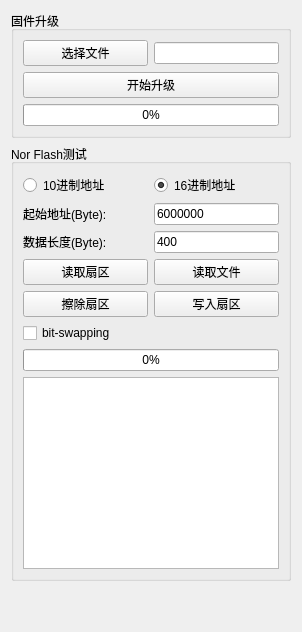
        <widget class="QWidget" name="tab_5">
         <attribute name="title">
          <string>update</string>
         </attribute>
         <layout class="QVBoxLayout" name="verticalLayout_6">
          <item>
           <widget class="QGroupBox" name="groupBox_2">
            <property name="title">
             <string>固件升级</string>
            </property>
            <layout class="QGridLayout" name="gridLayout_4">
             <item row="0" column="1">
              <widget class="QLineEdit" name="lineEdit_updateFilePath">
               <property name="sizePolicy">
                <sizepolicy hsizetype="Preferred" vsizetype="Fixed">
                 <horstretch>0</horstretch>
                 <verstretch>0</verstretch>
                </sizepolicy>
               </property>
              </widget>
             </item>
             <item row="0" column="0">
              <widget class="QPushButton" name="btn_selectUpdateFile">
               <property name="text">
                <string>选择文件</string>
               </property>
              </widget>
             </item>
             <item row="2" column="0" colspan="2">
              <widget class="QProgressBar" name="pBar_updateBin">
               <property name="sizePolicy">
                <sizepolicy hsizetype="Preferred" vsizetype="Fixed">
                 <horstretch>0</horstretch>
                 <verstretch>0</verstretch>
                </sizepolicy>
               </property>
               <property name="value">
                <number>0</number>
               </property>
              </widget>
             </item>
             <item row="1" column="0" colspan="2">
              <widget class="QPushButton" name="btn_startUpdate">
               <property name="text">
                <string>开始升级</string>
               </property>
              </widget>
             </item>
            </layout>
           </widget>
          </item>
          <item>
           <widget class="QGroupBox" name="groupBox_norFlashTest">
            <property name="title">
             <string>Nor Flash测试</string>
            </property>
            <layout class="QGridLayout" name="gridLayout_5">
             <item row="0" column="0">
              <widget class="QRadioButton" name="rBtnDecAddr">
               <property name="text">
                <string>10进制地址</string>
               </property>
              </widget>
             </item>
             <item row="3" column="0">
              <widget class="QPushButton" name="btn_norFlashRead">
               <property name="toolTip">
                <string>从指定地址读取256字节数据</string>
               </property>
               <property name="text">
                <string>读取扇区</string>
               </property>
              </widget>
             </item>
             <item row="7" column="0" colspan="2">
              <widget class="QProgressBar" name="pBarNorFlashRead">
               <property name="value">
                <number>0</number>
               </property>
              </widget>
             </item>
             <item row="2" column="0">
              <widget class="QLabel" name="label_3">
               <property name="text">
                <string>数据长度(Byte):</string>
               </property>
              </widget>
             </item>
             <item row="3" column="1">
              <widget class="QPushButton" name="btn_norFlashReadFile">
               <property name="text">
                <string>读取文件</string>
               </property>
              </widget>
             </item>
             <item row="8" column="0" colspan="2">
              <widget class="QPlainTextEdit" name="plain_NorDebugInfo"/>
             </item>
             <item row="4" column="1">
              <widget class="QPushButton" name="btn_norFlashWrite">
               <property name="toolTip">
                <string>在起始地址所在的地址写入256个默认数据</string>
               </property>
               <property name="text">
                <string>写入扇区</string>
               </property>
              </widget>
             </item>
             <item row="1" column="1">
              <widget class="QLineEdit" name="lineEdit_NorFlashStartAddr">
               <property name="sizePolicy">
                <sizepolicy hsizetype="Preferred" vsizetype="Fixed">
                 <horstretch>0</horstretch>
                 <verstretch>0</verstretch>
                </sizepolicy>
               </property>
               <property name="text">
                <string>6000000</string>
               </property>
              </widget>
             </item>
             <item row="6" column="0">
              <widget class="QCheckBox" name="checkBox_norFlashBitSwap">
               <property name="toolTip">
                <string>显示或保存数据时，是否进行bit-swap</string>
               </property>
               <property name="text">
                <string>bit-swapping</string>
               </property>
              </widget>
             </item>
             <item row="0" column="1">
              <widget class="QRadioButton" name="rBtnHexAddr">
               <property name="text">
                <string>16进制地址</string>
               </property>
               <property name="checked">
                <bool>true</bool>
               </property>
              </widget>
             </item>
             <item row="4" column="0">
              <widget class="QPushButton" name="btn_norFlashErase">
               <property name="toolTip">
                <string>擦除起始地址所在的扇区</string>
               </property>
               <property name="text">
                <string>擦除扇区</string>
               </property>
              </widget>
             </item>
             <item row="2" column="1">
              <widget class="QLineEdit" name="lineEdit_NorFlashReadLen">
               <property name="sizePolicy">
                <sizepolicy hsizetype="Preferred" vsizetype="Fixed">
                 <horstretch>0</horstretch>
                 <verstretch>0</verstretch>
                </sizepolicy>
               </property>
               <property name="text">
                <string>400</string>
               </property>
              </widget>
             </item>
             <item row="1" column="0">
              <widget class="QLabel" name="label_2">
               <property name="text">
                <string>起始地址(Byte):</string>
               </property>
              </widget>
             </item>
            </layout>
           </widget>
          </item>
          <item>
           <spacer name="verticalSpacer_2">
            <property name="orientation">
             <enum>Qt::Vertical</enum>
            </property>
            <property name="sizeHint" stdset="0">
             <size>
              <width>20</width>
              <height>40</height>
             </size>
            </property>
           </spacer>
          </item>
         </layout>
        </widget>
